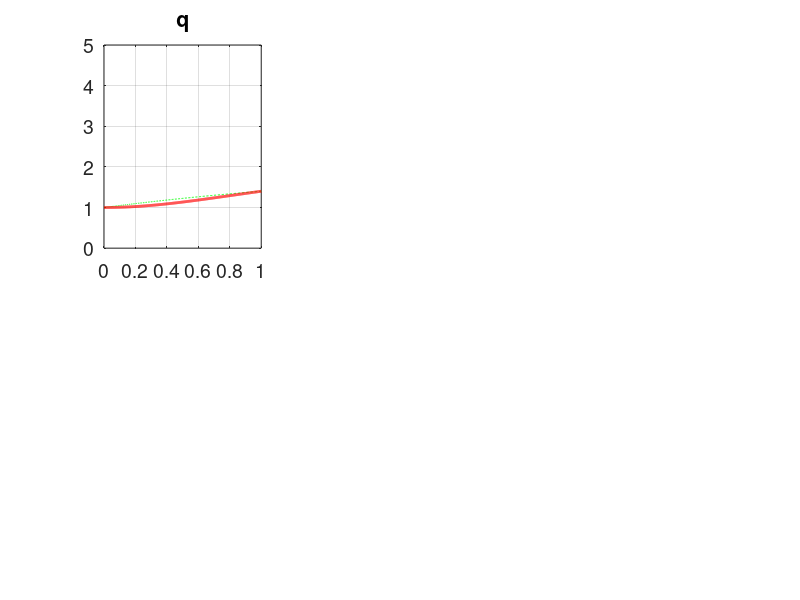

Source code (MATLAB): (Note: this script raises an error after producing the figure.)
% Hua-sheng XIE, huashengxie@gmail.com, IFTS-ZJU, 2013-03-10 10:24
% Shafranov shift equilibrium for Tokamak, 'profile.dat' -> 'spdata.dat'
% Normalization: White2001 book, B0=1, R0=1
% Ref/For: ORBIT, GTC, ... Meiss1990
% 2014-04-03 12:49 update & checked with GTC

% prepare "profile_tmp.dat" using "profile_generator.m" 
% "profile_tmp.dat" is for "shafeq_spdata.m" while "profile.dat" is for GTC
% You can choose your own other profiles.

% good approximation when 'eps=a/R < 0.25' & 'beta ~< eps^2'

% run profile_generator;

close all; clear; clc;

% ishift==1, with Shafranov shift; 0, not shift (GTC old analyticeq)
% =2, when p'=0, make shift=0 to model s-alpha, 2014-12-07 21:17
% =3, 1/3 of ishift=2, 2014-12-08 12:05
ishift=0; 

% ithetaf=0, old theta_s -> theta_flux, ishift=0 is ok, but 
% bad for ishift\=0; else, interp, more accurate
ithetaf=1;
fm=1; % fieldmodel=0 or 1 in GTC, 2014-11-06 09:22

% profile_tmp=importdata('profile_tmp.dat',' ',2); % read "profile_tmp.dat"
profile_tmp=importdata('profile_tmp.dat',' ');
R0=profile_tmp(1,1); % major radius, unit=cm
r_tmp=profile_tmp(:,2); % minor radius, unit=cm
q_tmp=profile_tmp(:,3); % q
p_tmp=profile_tmp(:,4); % beta

a=max(r_tmp)/R0; % minor radius, a/R0
r=0.0:0.001*a:a;
dr=r(2)-r(1);
nr=length(r);

r_tmp=r_tmp/R0;
q=interp1(r_tmp,q_tmp,r,'cubic');
p=interp1(r_tmp,p_tmp,r,'spline');

psi=[0,cumsum(r(2:end)./q(2:end)).*dr];  % psip=integral(r/q)

psiw=max(psi);
psi_n=psi./psiw; % normalization psi
r_n=r./a; % r/a

if(ishift~=0)
% cal the Shafranov shift, Delta' (which should < 1, since Delta'*dr<dr to 
% aviod the intersecting of two fluxs) and Delta
    sftmp=(ishift==1); % 2014-12-07 21:17
    Deltap=0.*r; Delta=0.*r;
    inttmp=0.*r; betap=0.*r; li=0.*r;
    % an analytical expression is not easy, so we use numerical integral
    for ir=3:nr-1 % singularity at r=0
        dr=r(ir)-r(ir-1);
    %     rtmp=(r(ir)+r(ir-1))/2; qtmp=(q(ir)+q(ir-1))/2;
        rtmp=r(ir); qtmp=q(ir);
        pptmp=(p(ir+1)-p(ir-1))/dr/2;
%         inttmp(ir)=inttmp(ir-1)+(rtmp^2/qtmp^2-2*rtmp*pptmp)*rtmp*dr;
        % R. B. White book, p=beta/2
        inttmp(ir)=inttmp(ir-1)+(sftmp*rtmp^2/qtmp^2-1*rtmp*pptmp)*rtmp*dr;
    %     inttmp(ir)=inttmp(ir-1)+(-2*rtmp*pptmp)*rtmp*dr;
    %     inttmp(ir)=inttmp(ir-1)+(rtmp^2/qtmp^2)*rtmp*dr;
%         Deltap(ir)=inttmp(ir)*qtmp^2/rtmp^3;
        Deltap(ir)=inttmp(ir)*qtmp^2/rtmp^3;
        Delta(ir)=Delta(ir-1)+Deltap(ir)*dr;
    end
    Deltap(nr)=Deltap(nr-1);
    Delta(nr)=Delta(nr-1);
    
    if(ishift>=3) % 2014-12-08 12:05
        Deltap=Deltap/ishift;
        Delta=Delta/ishift;
    end

    inttmp=0.*r;
    for ir=nr-1:-1:2
        dr=r(ir+1)-r(ir);
        qtmp=q(ir);
        r2qptmp=(r(ir+1)^2/q(ir+1)-r(ir-1)^2/q(ir-1))/dr/2;
        inttmp(ir)=inttmp(ir+1)+(r2qptmp/qtmp)*dr;
        g2(ir)=-p(ir)+inttmp(ir);
    end
    g2(1)=g2(2); g2(nr)=g2(nr-1);
else
    Deltap=0.*r; 
    Delta=0.*r;
    g2=0.*r;
end
g=1+g2;    


%% plot
hf=figure('unit','normalized','Position',[0.01 0.5 0.5 0.43],...
            'Name','Equilibrium profile',... % 'menubar','none',...
            'NumberTitle','off');
set(gcf,'DefaultAxesFontSize',14);

q55=q; r55=r;

subplot(231); plot(psi_n,q,'--g',r_n,q,'r','LineWidth',2);
xlim([0,1]); ylim([0,5]); grid on;
title('q');
legend('(psi_n)','(r_n)',2); legend('boxoff');

subplot(232);plot(psi_n,r,'--g','LineWidth',2);
% grid on;
xlim([0,1]);title('r(psi_n)');

subplot(233); plot(psi_n,p,'--g',r_n,p,'r','LineWidth',2);
xlim([0,1]); ylim([0,max(p)]); 
% grid minor;
title('p');

subplot(234); plot(psi_n,g,'--g',r_n,g,'r','LineWidth',2);
xlim([0,1]); ylim([0.8,1.2]); 
% grid minor;
title('g=1+g2');

subplot(235); plot(psi_n,Delta,'r',psi_n,Deltap,'--g',[0,1],[1,1],'--','LineWidth',2);
% grid on;
xlim([0,1]); axis tight;
title('\Delta(psi_n)');
legend('\Delta','\Delta''',2); legend('boxoff');

yy1=Delta; yy2=Deltap;
ydat2=[r_n;yy1;yy2]; save ydat2;

%% cal f1, ..., f9, ...
% dthe=pi/50;
dthe=pi/250;
the=dthe:dthe:2*pi;
nthe=length(the);
nr=length(r);
[rtmp,ttmp]=meshgrid(r,the);
ptmp=repmat(psi,nthe,1);
etatmp=(repmat(Deltap,nthe,1)+rtmp)./2;

if(ithetaf==0) % old method, ishift=0 is enough, order of epsilon^2
    % GTC eqdata.F90, subroutine analyticeq:
    %          B=1-rcos(theta_geo)+(rcos(theta_geo))**2 to order of epsilon^2

    % Xtmp=1+rtmp.*cos(ttmp)-repmat(Delta,nthe,1);
    % Ztmp=rtmp.*sin(ttmp);

    % below, ttmp is theta_flux, 'theta_geo -> theta_flux' has included
    Xtmp=1+rtmp.*cos(ttmp)-repmat(Delta,nthe,1)+fm*etatmp.*rtmp.*(cos(2*ttmp)-1);
    Ztmp=rtmp.*sin(ttmp)+fm*etatmp.*rtmp.*sin(2*ttmp);

    % Bptmp=rtmp./(repmat(q,nthe,1).*Xtmp.*(1-repmat(Deltap,nthe,1).*cos(ttmp)));
    % Bttmp=repmat(g,nthe,1)./Xtmp;
    % Btmp=sqrt(Bptmp.^2+Bttmp.^2);
    % Btmp=1-rtmp.*cos(ttmp)+(rtmp.*cos(ttmp)).^2;
    Btmp=1-rtmp.*cos(ttmp)-fm*etatmp.*rtmp.*(cos(2*ttmp)-1)+(rtmp.*cos(ttmp)).^2;

    Itmp=rtmp.^2./(repmat(q,nthe,1).*Xtmp.*(1-repmat(Deltap,nthe,1).*cos(ttmp)));
    % Itmp=rtmp.^2./(repmat(q,nthe,1)); % only first order

    Jactmp=repmat(q,nthe,1).*Xtmp.*(1-repmat(Deltap,nthe,1).*cos(ttmp));
else
    % interp method,  to avoid deformation of flux surface
    %  Boozer coordinate, solve, theta_f=theta_s-2*eta*sin(theta_s), 
    % or, theta_s=theta_f+2*eta*sin(theta_f)
    intp=1;
    if(intp==1)
        tstmp=[];
        for ir=1:nr
            thetaf=the-(r(ir)+Deltap(ir))*sin(the); % Boozer coordinate
            thetaftmp=the;
            % cal theta_s using interp, since the inverse function is not explicit
            theta=interp1(thetaf,the,thetaftmp);
            tstmp(:,ir)=theta;
        end
    else
        tstmp=ttmp+(repmat(Deltap,nthe,1)+rtmp).*sin(ttmp); % theta_s
    end
    Xtmp=1+rtmp.*cos(tstmp)-repmat(Delta,nthe,1);
    Ztmp=rtmp.*sin(tstmp);
    
    % below need check
    Btmp=repmat(g,nthe,1)./Xtmp;
%     Btmp=1-rtmp.*cos(ttmp)-etatmp.*rtmp.*(cos(2*ttmp)-1)+(rtmp.*cos(ttmp)).^2;
    Itmp=rtmp.^2./(repmat(q,nthe,1)); % only first order

    Jactmp=repmat(q,nthe,1).*Xtmp.*(1-repmat(Deltap,nthe,1).*cos(tstmp));
end
nutmp=-repmat(q,nthe,1).*(rtmp+repmat(Deltap,nthe,1)).*cos(ttmp); % need check
deltmp=0.*Xtmp;

krip=0; nrip=0; brip=0;  % ripple parameter, we set them zero here
dum1=0; % dum1 = wrip*rmaj/xc
dum2=0; % dum2 = xrip*rmaj/xc
d0=0;
hatmp=0.*Xtmp;
hbtmp=0.*Xtmp;

% set output parameters
rmaj=R0;   % magnetic axis in cm
lsp=81; % b,x,z,giac,q,ripple- poloidal spline grid points
% lst=81; % b,x,z,giac,ripple, must be odd-theta spline grid points
lst=161;
lemax=4; % g, I
lrmax=8; % pol(r), r(pol), pressure
ped=psiw;
pw=psiw;

% rt=linspace(0,a,lsp);
pt=linspace(0,psiw,lsp);
% pst=linspace(0,pw,lsp);
dthe=2*pi/(lst-0);
the=dthe:dthe:2*pi;
% the=linspace(0,2*pi,lst);
% [rr,tt]=meshgrid(rt,the);
[pp,tt]=meshgrid(pt,the);


X=interp2(ptmp,ttmp,Xtmp,pp,tt);
Z=interp2(ptmp,ttmp,Ztmp,pp,tt);
% X=interp2(rtmp,ttmp,Xtmp,rr,tt);
% Z=interp2(rtmp,ttmp,Ztmp,rr,tt);
% eta=(rr)./2;
% X=X+eta.*rr.*(cos(2*tt)-1);
% Z=Z+eta.*rr.*sin(2*tt);


I=interp2(ptmp,ttmp,Itmp,pp,tt);
B=interp2(ptmp,ttmp,Btmp,pp,tt);
Jac=interp2(ptmp,ttmp,Jactmp,pp,tt);
nu=interp2(ptmp,ttmp,nutmp,pp,tt);
del=interp2(ptmp,ttmp,deltmp,pp,tt);
ha=interp2(ptmp,ttmp,hatmp,pp,tt);
hb=interp2(ptmp,ttmp,hbtmp,pp,tt);

subplot(236);
surf(X,Z,I); xlabel('X'); ylabel('Z'); title('I');

print('-dpng','shafeq_spdat.png');

psit=r.^2/2;

q=interp1(psi,q,pt);
g=interp1(psi,g,pt,'spline');
p=interp1(psi,p,pt,'spline');
r=interp1(psi,r,pt,'spline'); %
psit=interp1(psi,psit,pt,'spline'); % toroidal psi, not (poloidal) psi 
[qd1,qd2,qd3]=spln1d(pt,q);
[gd1,gd2,gd3]=spln1d(pt,g);
[pd1,pd2,pd3]=spln1d(pt,p);
[rp1,rp2,rp3]=spln1d(pt,r);
[ps1,ps2,ps3]=spln1d(pt,psit);
[rd1,rd2,rd3]=spln1d(pt,sqrt(psi));
% GTC analytic eq, I-current=c-current in boozer coordinates, rd not used
% [rd1,rd2,rd3]=spln1d(pt,0.*psi); % why not used in GTC?

% [qd1,qd2,qd3]=construct_spline0(rt,q);
% [gd1,gd2,gd3]=construct_spline0(rt,g);
% [pd1,pd2,pd3]=construct_spline0(rt,p);
% [ps1,ps2,ps3]=construct_spline0(rt,psi);
% [rp1,rp2,rp3]=construct_spline0(rt,r);
% [rd1,rd2,rd3]=construct_spline0(rt,sqrt(psi));

ispln=0;
[b1,b2,b3,b4,b5,b6,b7,b8,b9]=spln2d(ispln,pt,the,B);
[x1,x2,x3,x4,x5,x6,x7,x8,x9]=spln2d(ispln,pt,the,X);
[z1,z2,z3,z4,z5,z6,z7,z8,z9]=spln2d(ispln,pt,the,Z);
[g1,g2,g3,g4,g5,g6,g7,g8,g9]=spln2d(ispln,pt,the,Jac);
% [g1,g2,g3,g4,g5,g6,g7,g8,g9]=spln2d(ispln,pt,the,0.*Jac); % =0, not used in GTC?
% [rd1,rd2,rd3,rd4,rd5,rd6,rd7,rd8,rd9]=spln2d(ispln,pt,the,I);
[nu1,nu2,nu3,nu4,nu5,nu6,nu7,nu8,nu9]=spln2d(ispln,pt,the,nu);
[dl1,dl2,dl3,dl4,dl5,dl6,dl7,dl8,dl9]=spln2d(ispln,pt,the,del);
[ha1,ha2,ha3,ha4,ha5,ha6,ha7,ha8,ha9]=spln2d(ispln,pt,the,ha);
[hb1,hb2,hb3,hb4,hb5,hb6,hb7,hb8,hb9]=spln2d(ispln,pt,the,hb);
[r1,r2,r3,r4,r5,r6,r7,r8,r9]=spln2d(ispln,pt,the,0.*X);


%% output "spdata.dat"
fid = fopen('spdata.dat', 'w'); % for GTC
fprintf(fid,'ShafranovShiftCircle \t hsxie_v01\n');
fprintf(fid,'%4d%4d%4d%4d\n',lsp,lst,lemax,lrmax);
fmat3='%18.9e%18.9e\n';
fmat4='%18.9e%18.9e%18.9e\n';
fprintf(fid,fmat3,pw,ped);
fmat='%18.9e%18.9e%18.9e%18.9e\n';
for j=1:lsp
    fprintf(fid,fmat,b1(:,j)); fprintf(fid,'\n');
    fprintf(fid,fmat,b2(:,j)); fprintf(fid,'\n');
    fprintf(fid,fmat,b3(:,j)); fprintf(fid,'\n');
    fprintf(fid,fmat,b4(:,j)); fprintf(fid,'\n');
    fprintf(fid,fmat,b5(:,j)); fprintf(fid,'\n');
    fprintf(fid,fmat,b6(:,j)); fprintf(fid,'\n');
    fprintf(fid,fmat,b7(:,j)); fprintf(fid,'\n');
    fprintf(fid,fmat,b8(:,j)); fprintf(fid,'\n');
    fprintf(fid,fmat,b9(:,j)); fprintf(fid,'\n');
    
    fprintf(fid,fmat,x1(:,j)); fprintf(fid,'\n');
    fprintf(fid,fmat,x2(:,j)); fprintf(fid,'\n');
    fprintf(fid,fmat,x3(:,j)); fprintf(fid,'\n');
    fprintf(fid,fmat,x4(:,j)); fprintf(fid,'\n');
    fprintf(fid,fmat,x5(:,j)); fprintf(fid,'\n');
    fprintf(fid,fmat,x6(:,j)); fprintf(fid,'\n');
    fprintf(fid,fmat,x7(:,j)); fprintf(fid,'\n');
    fprintf(fid,fmat,x8(:,j)); fprintf(fid,'\n');
    fprintf(fid,fmat,x9(:,j)); fprintf(fid,'\n');
    
    fprintf(fid,fmat,z1(:,j)); fprintf(fid,'\n');
    fprintf(fid,fmat,z2(:,j)); fprintf(fid,'\n');
    fprintf(fid,fmat,z3(:,j)); fprintf(fid,'\n');
    fprintf(fid,fmat,z4(:,j)); fprintf(fid,'\n');
    fprintf(fid,fmat,z5(:,j)); fprintf(fid,'\n');
    fprintf(fid,fmat,z6(:,j)); fprintf(fid,'\n');
    fprintf(fid,fmat,z7(:,j)); fprintf(fid,'\n');
    fprintf(fid,fmat,z8(:,j)); fprintf(fid,'\n');
    fprintf(fid,fmat,z9(:,j)); fprintf(fid,'\n');
    
    fprintf(fid,fmat,g1(:,j)); fprintf(fid,'\n');
    fprintf(fid,fmat,g2(:,j)); fprintf(fid,'\n');
    fprintf(fid,fmat,g3(:,j)); fprintf(fid,'\n');
    fprintf(fid,fmat,g4(:,j)); fprintf(fid,'\n');
    fprintf(fid,fmat,g5(:,j)); fprintf(fid,'\n');
    fprintf(fid,fmat,g6(:,j)); fprintf(fid,'\n');
    fprintf(fid,fmat,g7(:,j)); fprintf(fid,'\n');
    fprintf(fid,fmat,g8(:,j)); fprintf(fid,'\n');
    fprintf(fid,fmat,g9(:,j)); fprintf(fid,'\n');
%     
%     fprintf(fid,fmat,rd1(:,j)); fprintf(fid,'\n');
%     fprintf(fid,fmat,rd2(:,j)); fprintf(fid,'\n');
%     fprintf(fid,fmat,rd3(:,j)); fprintf(fid,'\n');
%     fprintf(fid,fmat,rd4(:,j)); fprintf(fid,'\n');
%     fprintf(fid,fmat,rd5(:,j)); fprintf(fid,'\n');
%     fprintf(fid,fmat,rd6(:,j)); fprintf(fid,'\n');
%     fprintf(fid,fmat,rd7(:,j)); fprintf(fid,'\n');
%     fprintf(fid,fmat,rd8(:,j)); fprintf(fid,'\n');
%     fprintf(fid,fmat,rd9(:,j)); fprintf(fid,'\n');
%     
%     fprintf(fid,fmat,nu1(:,j)); fprintf(fid,'\n');
%     fprintf(fid,fmat,nu2(:,j)); fprintf(fid,'\n');
%     fprintf(fid,fmat,nu3(:,j)); fprintf(fid,'\n');
%     fprintf(fid,fmat,nu4(:,j)); fprintf(fid,'\n');
%     fprintf(fid,fmat,nu5(:,j)); fprintf(fid,'\n');
%     fprintf(fid,fmat,nu6(:,j)); fprintf(fid,'\n');
%     fprintf(fid,fmat,nu7(:,j)); fprintf(fid,'\n');
%     fprintf(fid,fmat,nu8(:,j)); fprintf(fid,'\n');
%     fprintf(fid,fmat,nu9(:,j)); fprintf(fid,'\n');
%     
%     fprintf(fid,fmat,dl1(:,j)); fprintf(fid,'\n');
%     fprintf(fid,fmat,dl2(:,j)); fprintf(fid,'\n');
%     fprintf(fid,fmat,dl3(:,j)); fprintf(fid,'\n');
%     fprintf(fid,fmat,dl4(:,j)); fprintf(fid,'\n');
%     fprintf(fid,fmat,dl5(:,j)); fprintf(fid,'\n');
%     fprintf(fid,fmat,dl6(:,j)); fprintf(fid,'\n');
%     fprintf(fid,fmat,dl7(:,j)); fprintf(fid,'\n');
%     fprintf(fid,fmat,dl8(:,j)); fprintf(fid,'\n');
%     fprintf(fid,fmat,dl9(:,j)); fprintf(fid,'\n');    
    
    fprintf(fid,fmat4,qd1(j),qd2(j),qd3(j)); % q
    fprintf(fid,fmat4,gd1(j),gd2(j),gd3(j)); % g-current
    fprintf(fid,fmat4,rd1(j),rd2(j),rd3(j)); % i-current
    fprintf(fid,fmat4,pd1(j),pd2(j),pd3(j)); % pressure
    fprintf(fid,fmat4,rp1(j),rp2(j),rp3(j)); % minor radius
    fprintf(fid,fmat4,ps1(j),ps2(j),ps3(j)); % toroidal flux
end

fprintf(fid,'%4d%4d\n',krip,nrip);
fprintf(fid,'%18.9e%18.9e%18.9e\n',rmaj,d0,brip);
fprintf(fid,'%18.9e%18.9e\n',dum1,dum2);
for j=1:lsp
    fprintf(fid,fmat,r1(:,j)); fprintf(fid,'\n');
    fprintf(fid,fmat,r2(:,j)); fprintf(fid,'\n');
    fprintf(fid,fmat,r3(:,j)); fprintf(fid,'\n');
    fprintf(fid,fmat,r4(:,j)); fprintf(fid,'\n');
    fprintf(fid,fmat,r5(:,j)); fprintf(fid,'\n');
    fprintf(fid,fmat,r6(:,j)); fprintf(fid,'\n');
    fprintf(fid,fmat,r7(:,j)); fprintf(fid,'\n');
    fprintf(fid,fmat,r8(:,j)); fprintf(fid,'\n');
    fprintf(fid,fmat,r9(:,j)); fprintf(fid,'\n');
    
%     fprintf(fid,fmat,ha1(:,j)); fprintf(fid,'\n');
%     fprintf(fid,fmat,ha2(:,j)); fprintf(fid,'\n');
%     fprintf(fid,fmat,ha3(:,j)); fprintf(fid,'\n');
%     fprintf(fid,fmat,ha4(:,j)); fprintf(fid,'\n');
%     fprintf(fid,fmat,ha5(:,j)); fprintf(fid,'\n');
%     fprintf(fid,fmat,ha6(:,j)); fprintf(fid,'\n');
%     fprintf(fid,fmat,ha7(:,j)); fprintf(fid,'\n');
%     fprintf(fid,fmat,ha8(:,j)); fprintf(fid,'\n');
%     fprintf(fid,fmat,ha9(:,j)); fprintf(fid,'\n');
%     
%     fprintf(fid,fmat,hb1(:,j)); fprintf(fid,'\n');
%     fprintf(fid,fmat,hb2(:,j)); fprintf(fid,'\n');
%     fprintf(fid,fmat,hb3(:,j)); fprintf(fid,'\n');
%     fprintf(fid,fmat,hb4(:,j)); fprintf(fid,'\n');
%     fprintf(fid,fmat,hb5(:,j)); fprintf(fid,'\n');
%     fprintf(fid,fmat,hb6(:,j)); fprintf(fid,'\n');
%     fprintf(fid,fmat,hb7(:,j)); fprintf(fid,'\n');
%     fprintf(fid,fmat,hb8(:,j)); fprintf(fid,'\n');
%     fprintf(fid,fmat,hb9(:,j)); fprintf(fid,'\n');
end

figure;
plot(X,Z,'.'); axis equal;
print('-dpng',['flux_surf_shift=',num2str(ishift),'.png']);

fclose(fid);

